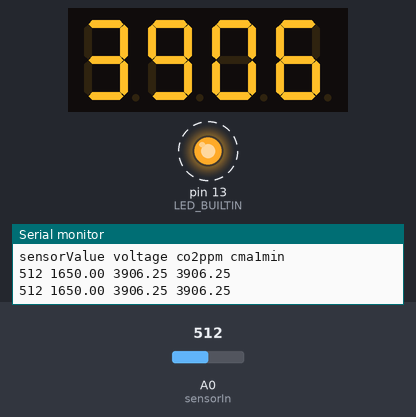
Bench run of a sketch on a simulated Arduino Uno, built with avr-gcc and run on an emulated ATmega328P. Shown: 4-digit seven-segment display, output pins drawn as LEDs (lit = HIGH), the last lines printed to the serial monitor. Dashed ring = blinking. Inputs (shaded band) come from the test bench; at power-on: A0 (sensorIn) = 512.

Above: at 2.2 s.
2.3 s: A0 (sensorIn) set to 390
At 3.7 s:
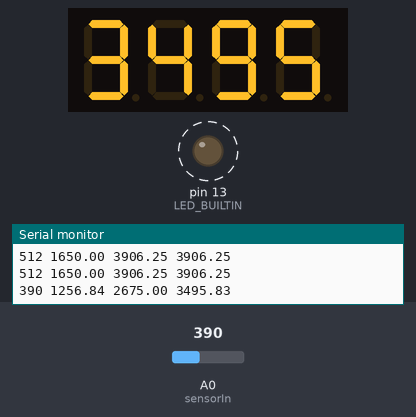
5.7 s: A0 (sensorIn) set to 410
At 7.1 s:
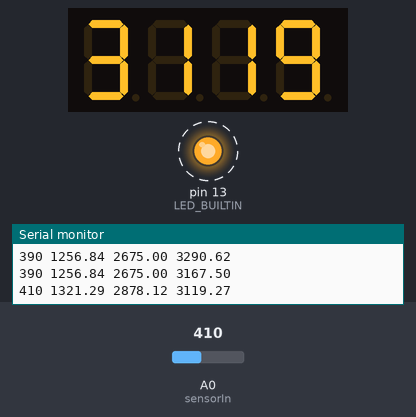
8.8 s: A0 (sensorIn) set to 511
At 11.3 s:
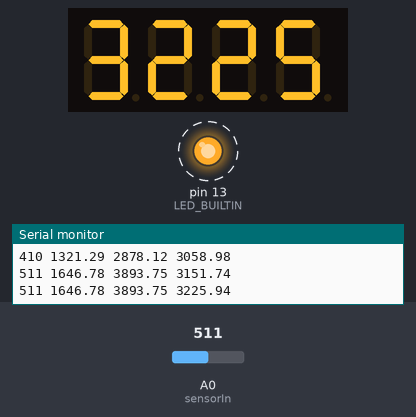
Timing chart, 0 to 18.0 s (numbered marks = the images above; inputs shaded):
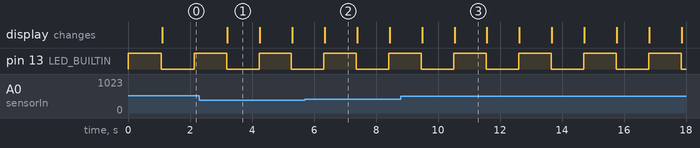

Measured:
- after the input at 2.3 s, the display: changes after 0.90 s (image 1)
- by itself, pin 13 (LED_BUILTIN): alternates HIGH for 1.0 s and LOW for 1.0 s
- what the display in image 1 shows lasts 1.0 s, from 3.2 s to 4.2 s

The sketch:

GravityCO2.ino
```cpp
// (licence header left out)
#include <TM1637Display.h>
#include "cma.h"

int sensorIn = A0;

#define DELAY 1024

boolean led = false;

#define CLK 6
#define DIO 7

TM1637Display display(CLK, DIO);

#define SAMPLES 60

CMA cmaCO2(SAMPLES);

void setup(){
  pinMode(LED_BUILTIN, OUTPUT);
  digitalWrite(LED_BUILTIN, led=!led);

  display.setBrightness(0x07);
  display.showNumberDec(8888);
  delay(DELAY);

  Serial.begin(38400);
  Serial.println(F("***********************************"));
  Serial.println(F("Test program for SEN0219 CO2 Sensor"));
  Serial.println(F("(C) 2021, IER-UNAM"));
  Serial.println(F("(C) 2021, <hdcg@ier.unam.mx>"));
  Serial.println(F("***********************************"));
  Serial.println();

  // Connect AREF pin to 3.3V pin
  analogReference(EXTERNAL);
  Serial.println("sensorValue voltage co2ppm cma1min");
}

void loop(){
  digitalWrite(LED_BUILTIN, led=!led);

  //Read voltage
  int sensorValue = analogRead(sensorIn);

  // The analog signal is converted to a voltage
  float voltage = sensorValue*(3300/1024.0);
  if(voltage == 0)
  {
    Serial.println("Fault");
  }
  else if(voltage < 400)
  {
    Serial.println("preheating");
  }
  else
  {
    int voltage_diference=voltage-400;
    float concentration=voltage_diference*50.0/16.0;
    // Print sensorValue
    Serial.print(sensorValue);
    // Print Voltage
    Serial.print(" ");
    Serial.print(voltage);
    // Serial.println("mv");
    //Print CO2 concentration
    Serial.print(" ");
    Serial.print(concentration);
    //Serial.println("ppm");
    cmaCO2.addData(concentration);
    Serial.print(" ");
    Serial.print(cmaCO2.avg());
    display.showNumberDec(cmaCO2.avg());

    Serial.println();
  }
  delay(DELAY);
}
```

cma.cpp
```cpp
#include "cma.h"

/*
 * Cumulative moving average
 *
 *   CMA_n = (X_1 + --- X_n)/n
 *
 */

CMA::CMA(int N) {
  maxFreq = N;
  freq = 0;
  sum = 0;
}

float CMA::addData(float data) {
  if(freq<maxFreq) ++freq;
  else sum -= sum/freq;
  sum+=data;
  return data;
};

float CMA::avg(void) {
  return sum/freq;
};
```

cma.h
```cpp
#ifndef _CMA_H_
#define _CMA_H_

class CMA
{
  public:
    CMA(int N);
    float addData(float data);
    float avg(void);
  protected:
    int maxFreq;
    int freq;
    float sum;
};

#endif
```
